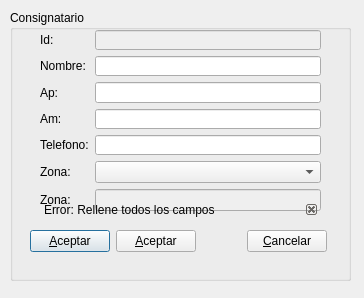
<?xml version="1.0" encoding="UTF-8"?>
<ui version="4.0">
 <class>econsignatarios</class>
 <widget class="QDialog" name="econsignatarios">
  <property name="geometry">
   <rect>
    <x>0</x>
    <y>0</y>
    <width>364</width>
    <height>298</height>
   </rect>
  </property>
  <property name="windowTitle">
   <string>Dialog</string>
  </property>
  <widget class="QGroupBox" name="groupBox">
   <property name="geometry">
    <rect>
     <x>10</x>
     <y>10</y>
     <width>341</width>
     <height>271</height>
    </rect>
   </property>
   <property name="title">
    <string>Consignatario</string>
   </property>
   <widget class="QWidget" name="formLayoutWidget">
    <property name="geometry">
     <rect>
      <x>30</x>
      <y>20</y>
      <width>281</width>
      <height>181</height>
     </rect>
    </property>
    <layout class="QFormLayout" name="formLayout">
     <property name="fieldGrowthPolicy">
      <enum>QFormLayout::AllNonFixedFieldsGrow</enum>
     </property>
     <item row="0" column="0">
      <widget class="QLabel" name="label">
       <property name="text">
        <string>Id:</string>
       </property>
      </widget>
     </item>
     <item row="0" column="1">
      <widget class="QLineEdit" name="a">
       <property name="enabled">
        <bool>false</bool>
       </property>
       <property name="minimumSize">
        <size>
         <width>0</width>
         <height>20</height>
        </size>
       </property>
       <property name="inputMethodHints">
        <set>Qt::ImhNone</set>
       </property>
      </widget>
     </item>
     <item row="1" column="0">
      <widget class="QLabel" name="label_2">
       <property name="text">
        <string>Nombre:</string>
       </property>
      </widget>
     </item>
     <item row="1" column="1">
      <widget class="QLineEdit" name="b">
       <property name="minimumSize">
        <size>
         <width>0</width>
         <height>20</height>
        </size>
       </property>
      </widget>
     </item>
     <item row="4" column="0">
      <widget class="QLabel" name="label_3">
       <property name="text">
        <string>Telefono:</string>
       </property>
      </widget>
     </item>
     <item row="4" column="1">
      <widget class="QLineEdit" name="e">
       <property name="minimumSize">
        <size>
         <width>0</width>
         <height>20</height>
        </size>
       </property>
      </widget>
     </item>
     <item row="5" column="0">
      <widget class="QLabel" name="labelzona">
       <property name="text">
        <string>Zona:</string>
       </property>
      </widget>
     </item>
     <item row="5" column="1">
      <widget class="QComboBox" name="zonacombobox"/>
     </item>
     <item row="6" column="0">
      <widget class="QLabel" name="label10">
       <property name="text">
        <string>Zona:</string>
       </property>
      </widget>
     </item>
     <item row="6" column="1">
      <widget class="QLineEdit" name="i">
       <property name="enabled">
        <bool>false</bool>
       </property>
       <property name="echoMode">
        <enum>QLineEdit::Normal</enum>
       </property>
      </widget>
     </item>
     <item row="2" column="0">
      <widget class="QLabel" name="labelzona_3">
       <property name="text">
        <string>Ap:</string>
       </property>
      </widget>
     </item>
     <item row="3" column="0">
      <widget class="QLabel" name="labelzona_2">
       <property name="text">
        <string>Am:</string>
       </property>
      </widget>
     </item>
     <item row="2" column="1">
      <widget class="QLineEdit" name="c">
       <property name="minimumSize">
        <size>
         <width>0</width>
         <height>20</height>
        </size>
       </property>
      </widget>
     </item>
     <item row="3" column="1">
      <widget class="QLineEdit" name="d">
       <property name="minimumSize">
        <size>
         <width>0</width>
         <height>20</height>
        </size>
       </property>
      </widget>
     </item>
    </layout>
   </widget>
   <widget class="QDockWidget" name="informacion">
    <property name="geometry">
     <rect>
      <x>30</x>
      <y>190</y>
      <width>279</width>
      <height>20</height>
     </rect>
    </property>
    <property name="minimumSize">
     <size>
      <width>80</width>
      <height>20</height>
     </size>
    </property>
    <property name="maximumSize">
     <size>
      <width>524287</width>
      <height>20</height>
     </size>
    </property>
    <property name="font">
     <font>
      <weight>50</weight>
      <bold>false</bold>
     </font>
    </property>
    <property name="features">
     <set>QDockWidget::DockWidgetClosable</set>
    </property>
    <property name="windowTitle">
     <string>Error: Rellene todos los campos</string>
    </property>
    <widget class="QWidget" name="informacion_3"/>
   </widget>
   <widget class="QWidget" name="horizontalLayoutWidget">
    <property name="geometry">
     <rect>
      <x>20</x>
      <y>210</y>
      <width>297</width>
      <height>43</height>
     </rect>
    </property>
    <layout class="QHBoxLayout" name="horizontalLayout">
     <item>
      <widget class="QPushButton" name="aceptar">
       <property name="text">
        <string>&amp;Aceptar</string>
       </property>
       <property name="icon">
        <iconset resource="pandasoft.qrc">
         <normaloff>:/images/dialog-ok.png</normaloff>:/images/dialog-ok.png</iconset>
       </property>
      </widget>
     </item>
     <item>
      <widget class="QPushButton" name="editar">
       <property name="text">
        <string>&amp;Aceptar</string>
       </property>
       <property name="icon">
        <iconset resource="pandasoft.qrc">
         <normaloff>:/images/dialog-ok.png</normaloff>:/images/dialog-ok.png</iconset>
       </property>
      </widget>
     </item>
     <item>
      <spacer name="horizontalSpacer">
       <property name="orientation">
        <enum>Qt::Horizontal</enum>
       </property>
       <property name="sizeHint" stdset="0">
        <size>
         <width>40</width>
         <height>20</height>
        </size>
       </property>
      </spacer>
     </item>
     <item>
      <widget class="QPushButton" name="cancelar">
       <property name="text">
        <string>&amp;Cancelar</string>
       </property>
       <property name="icon">
        <iconset resource="pandasoft.qrc">
         <normaloff>:/images/dialog-cancel.png</normaloff>:/images/dialog-cancel.png</iconset>
       </property>
      </widget>
     </item>
    </layout>
   </widget>
  </widget>
 </widget>
 <tabstops>
  <tabstop>a</tabstop>
  <tabstop>b</tabstop>
  <tabstop>e</tabstop>
  <tabstop>aceptar</tabstop>
  <tabstop>cancelar</tabstop>
 </tabstops>
 <resources>
  <include location="pandasoft.qrc"/>
 </resources>
 <connections>
  <connection>
   <sender>cancelar</sender>
   <signal>clicked()</signal>
   <receiver>econsignatarios</receiver>
   <slot>reject()</slot>
   <hints>
    <hint type="sourcelabel">
     <x>267</x>
     <y>177</y>
    </hint>
    <hint type="destinationlabel">
     <x>342</x>
     <y>177</y>
    </hint>
   </hints>
  </connection>
 </connections>
</ui>
